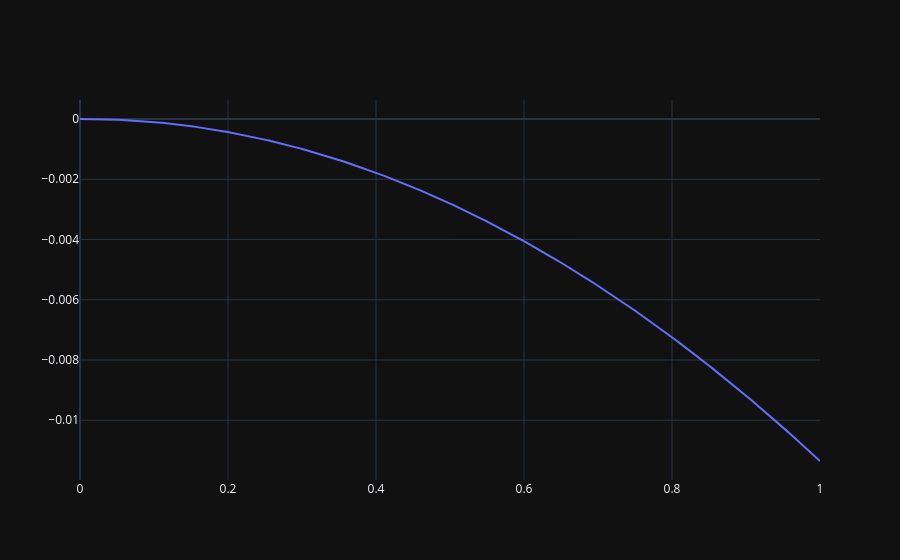

The code cell stored with this chart in its notebook:
### Code cell
Ie = solution[-1][0]
Re = solution[-1][1]
Me = solution[-1][2]
beta_0 = R0 * (mu + gamma)

dBeta = - k * beta_0  / (1 + k * Me) ** 2

A = 1 - Ie * (1 - Re - Ie) * dBeta
B = 2*mu + gamma + theta
C = - beta_0 / (1 + k * Me) * (1 - Re - 2*Ie)
D = mu + gamma
E = (mu + theta)*(C + D)
F = B + C
func = lambda a: A**2 * F * a**2 + a*A*F**2 + E*F

a_s = np.linspace(0, 1, 1000)
fig = go.Figure()
fig.add_trace(go.Scatter(x=a_s, y=func(a_s), mode='lines'))
fig.show()

### Figure 1 — Plotly figure (JSON) as saved in the notebook; plotly's stock layout.template omitted (floating-point values rounded to 4 significant figures; data arrays with more than 128 entries replaced by an {"elided": "..."} marker saying what was removed)
{"data": [{"mode": "lines", "x": {"elided": "1000 float values"}, "y": {"elided": "1000 float values"}, "type": "scatter"}], "layout": {}}
